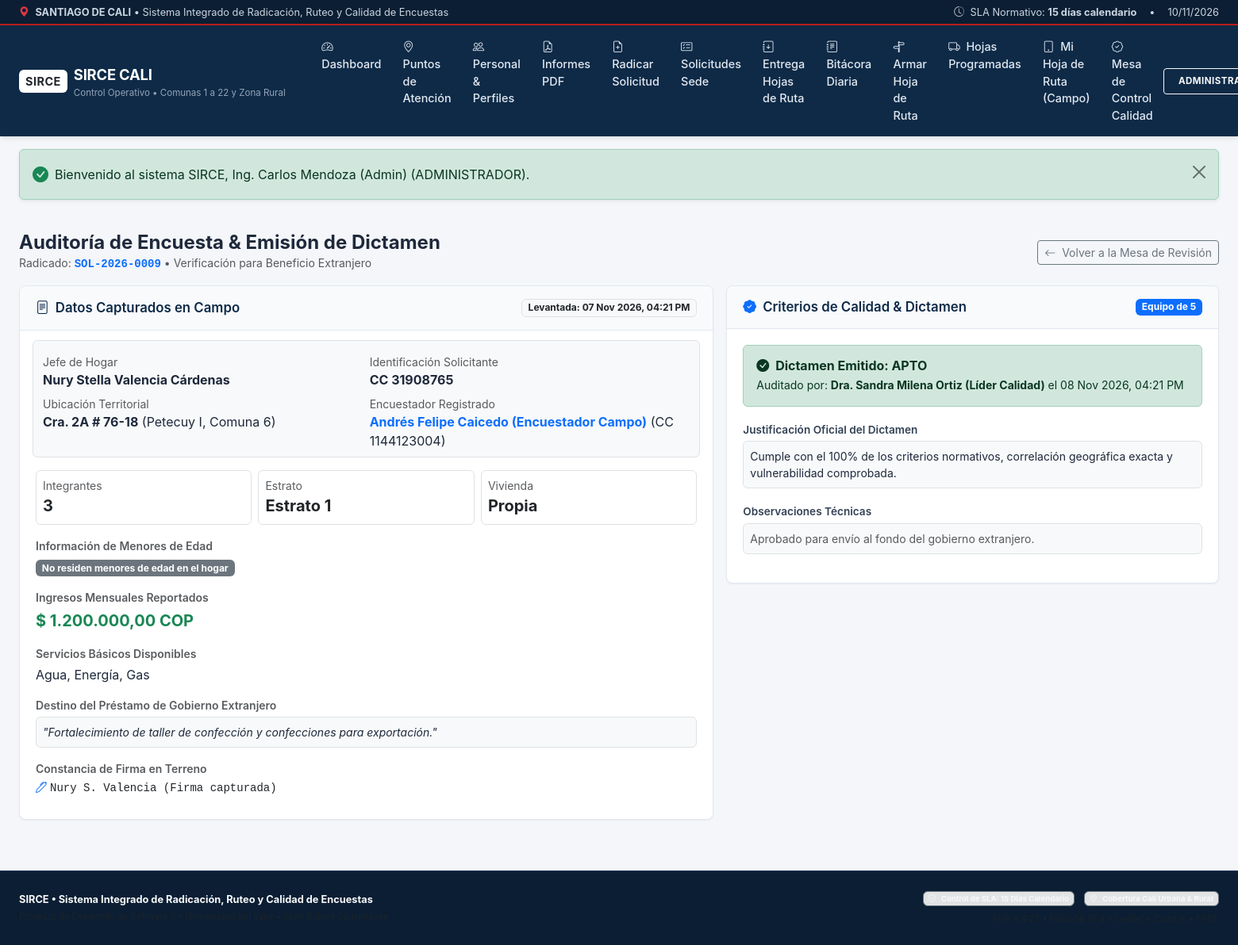
Screenshot of /modules/calidad/evaluar.php?encuesta_id=2 (signed in) with the database file from the repository.
### tables this page shows
CREATE TABLE `encuestas` (
  `id` INT AUTO_INCREMENT PRIMARY KEY,
  `solicitud_id` INT NOT NULL UNIQUE,
  `hoja_ruta_id` INT NULL,
  `encuestador_id` INT NOT NULL,
  `fecha_levantamiento` DATETIME NOT NULL DEFAULT CURRENT_TIMESTAMP,
  `jefe_hogar_nombre` VARCHAR(150) NOT NULL,
  `numero_integrantes` INT NOT NULL,
  `tiene_menores` TINYINT(1) NOT NULL DEFAULT 0,
  `menor_nombre` VARCHAR(150) NULL,
  `menor_fecha_nacimiento` DATE NULL,
  `menor_edad_calculada` INT NULL,
  `ingreso_mensual` DECIMAL(12, 2) NOT NULL,
  `tipo_vivienda` ENUM('propia', 'arrendada', 'familiar', 'posesion') NOT NULL,
  `estrato` INT NOT NULL,
  `servicios_basicos` VARCHAR(200) NOT NULL,
  `motivo_prestamo_detalle` TEXT NOT NULL,
  `latitud_visita` DECIMAL(10, 8) NULL,
  `longitud_visita` DECIMAL(11, 8) NULL,
  `firma_digital` VARCHAR(100) NULL,
  `observaciones_encuestador` TEXT NULL,
  `creado_en` TIMESTAMP DEFAULT CURRENT_TIMESTAMP,
  CONSTRAINT `fk_encuesta_solicitud` FOREIGN KEY (`solicitud_id`) REFERENCES `solicitudes` (`id`),
  CONSTRAINT `fk_encuesta_hoja` FOREIGN KEY (`hoja_ruta_id`) REFERENCES `hojas_ruta` (`id`) ON DELETE SET NULL,
  CONSTRAINT `fk_encuesta_encuestador` FOREIGN KEY (`encuestador_id`) REFERENCES `usuarios` (`id`)
);

CREATE TABLE `solicitudes` (
  `id` INT AUTO_INCREMENT PRIMARY KEY,
  `numero_radicado` VARCHAR(35) NOT NULL UNIQUE,
  `punto_atencion_id` INT NOT NULL,
  `usuario_ventanilla_id` INT NOT NULL,
  `nombres` VARCHAR(100) NOT NULL,
  `apellidos` VARCHAR(100) NOT NULL,
  `tipo_documento` VARCHAR(10) DEFAULT 'CC',
  `documento_identidad` VARCHAR(25) NOT NULL,
  `zona_tipo` ENUM('urbana', 'rural') DEFAULT 'urbana',
  `comuna` INT NULL,
  `corregimiento` VARCHAR(100) NULL,
  `barrio` VARCHAR(100) NOT NULL,
  `direccion` VARCHAR(200) NOT NULL,
  `celular` VARCHAR(20) NOT NULL,
  `telefono_secundario` VARCHAR(20) NULL,
  `correo_contacto` VARCHAR(100) NULL,
  `latitud` DECIMAL(10, 8) NOT NULL,
  `longitud` DECIMAL(11, 8) NOT NULL,
  `motivo_solicitud` VARCHAR(255) DEFAULT 'Solicitud de encuesta beneficio crediticio gobierno extranjero',
  `fecha_radicacion` DATETIME NOT NULL DEFAULT CURRENT_TIMESTAMP,
  `fecha_limite_15dias` DATE NOT NULL,
  `estado` ENUM('radicada', 'enrutada', 'en_campo', 'encuestada', 'en_revision', 'aprobada_apto', 'rechazada_no_apto', 'vencida') DEFAULT 'radicada',
  `observaciones` TEXT NULL,
  CONSTRAINT `fk_solicitud_punto` FOREIGN KEY (`punto_atencion_id`) REFERENCES `puntos_atencion` (`id`),
  CONSTRAINT `fk_solicitud_ventanilla` FOREIGN KEY (`usuario_ventanilla_id`) REFERENCES `usuarios` (`id`)
);

CREATE TABLE `usuarios` (
  `id` INT AUTO_INCREMENT PRIMARY KEY,
  `cedula` VARCHAR(30) NOT NULL UNIQUE,
  `nombre_completo` VARCHAR(120) NOT NULL,
  `username` VARCHAR(50) NOT NULL UNIQUE,
  `password_hash` VARCHAR(255) NOT NULL,
  `email` VARCHAR(120) NOT NULL,
  `telefono` VARCHAR(30) NULL,
  `rol` ENUM('administrador', 'ventanilla', 'encuestador', 'calidad', 'enrutador') NOT NULL,
  `punto_atencion_id` INT NULL,
  `antiguedad_anios` INT DEFAULT 4,
  `activo` TINYINT(1) DEFAULT 1,
  `ultimo_acceso` DATETIME NULL,
  `creado_en` TIMESTAMP DEFAULT CURRENT_TIMESTAMP,
  CONSTRAINT `fk_usuario_punto` FOREIGN KEY (`punto_atencion_id`) REFERENCES `puntos_atencion` (`id`) ON DELETE SET NULL
);

CREATE TABLE `revisiones_calidad` (
  `id` INT AUTO_INCREMENT PRIMARY KEY,
  `encuesta_id` INT NOT NULL UNIQUE,
  `usuario_calidad_id` INT NOT NULL,
  `fecha_revision` DATETIME NOT NULL DEFAULT CURRENT_TIMESTAMP,
  `consistencia_barrio_comuna` TINYINT(1) NOT NULL DEFAULT 1,
  `consistencia_edad_menor` TINYINT(1) NOT NULL DEFAULT 1,
  `formulario_completo` TINYINT(1) NOT NULL DEFAULT 1,
  `identificacion_encuestador_valida` TINYINT(1) NOT NULL DEFAULT 1,
  `resultado_oficial` ENUM('apto', 'no_apto') NOT NULL,
  `dictamen_justificacion` TEXT NOT NULL,
  `observaciones_auditoria` TEXT NULL,
  CONSTRAINT `fk_rev_encuesta` FOREIGN KEY (`encuesta_id`) REFERENCES `encuestas` (`id`),
  CONSTRAINT `fk_rev_calidad` FOREIGN KEY (`usuario_calidad_id`) REFERENCES `usuarios` (`id`)
);

### config/config.php (called while the page is built, shortened)
<?php
function url(string $path = ''): string {
    $path = ltrim($path, '/');
    return BASE_URL . ($path !== '' ? '/' . $path : '');
}
function formatearFecha(?string $fecha, bool $incluirHora = false): string {
    $timestamp = strtotime($fecha);
    $meses = ['Ene', 'Feb', 'Mar', 'Abr', 'May', 'Jun', 'Jul', 'Ago', 'Sep', 'Oct', 'Nov', 'Dic'];
    $mes = $meses[(int)date('n', $timestamp) - 1];
    if ($incluirHora) {
        return sprintf('%s %s %s, %s', date('d', $timestamp), $mes, date('Y', $timestamp), date('h:i A', $timestamp));
    }
    return sprintf('%s %s %s', date('d', $timestamp), $mes, date('Y', $timestamp));
}
function e(?string $text): string {
    return htmlspecialchars($text ?? '', ENT_QUOTES, 'UTF-8');
}

### modules/calidad/evaluar.php (the view, shortened to what this page needs)
<?php
require_once __DIR__ . '/../../config/config.php';
$pdo = getDBConnection();
$encuestaId = (int)($_GET['encuesta_id'] ?? 0);
$stmt = $pdo->prepare('
    SELECT e.*,
           s.numero_radicado, s.nombres, s.apellidos, s.tipo_documento, s.documento_identidad,
           s.direccion, s.barrio, s.comuna, s.corregimiento, s.zona_tipo, s.celular,
           s.fecha_radicacion, s.fecha_limite_15dias, s.estado AS estado_solicitud,
           u_enc.nombre_completo AS encuestador_nombre, u_enc.cedula AS encuestador_cedula,
           u_enc.telefono AS encuestador_tel,
           rc.id AS revision_id, rc.consistencia_barrio_comuna, rc.consistencia_edad_menor,
           rc.formulario_completo, rc.identificacion_encuestador_valida,
           rc.resultado_oficial, rc.dictamen_justificacion, rc.observaciones_auditoria,
           rc.fecha_revision,
           u_rev.nombre_completo AS revisor_nombre
    FROM encuestas e
    INNER JOIN solicitudes s ON e.solicitud_id = s.id
    INNER JOIN usuarios u_enc ON e.encuestador_id = u_enc.id
    LEFT JOIN revisiones_calidad rc ON e.id = rc.encuesta_id
    LEFT JOIN usuarios u_rev ON rc.usuario_calidad_id = u_rev.id
    WHERE e.id = :id
');
$stmt->execute([':id' => $encuestaId]);
$data = $stmt->fetch();
require_once __DIR__ . '/../../includes/header.php';
?>
<div class="d-flex justify-content-between align-items-center mb-3">
    <div>
        <h4 class="fw-bold mb-0 text-navy">Auditoría de Encuesta & Emisión de Dictamen</h4>
        <p class="text-muted small mb-0">Radicado: <strong class="text-primary font-monospace"><?= e($data['numero_radicado']) ?></strong> &bull; Verificación para Beneficio Extranjero</p>
    </div>
    <a href="<?= url('modules/calidad/revision.php') ?>" class="btn btn-outline-secondary btn-sm">
        <i class="bi bi-arrow-left me-1"></i> Volver a la Mesa de Revisión
    </a>
</div>
<div class="row g-3">
    <div class="col-lg-7">
        <div class="app-card mb-3">
            <div class="app-card-header">
                <h5 class="app-card-title"><i class="bi bi-file-text me-2"></i>Datos Capturados en Campo</h5>
                <span class="badge bg-light text-dark border small">Levantada: <?= formatearFecha($data['fecha_levantamiento'], true) ?></span>
            </div>
            <div class="app-card-body">
                <div class="row g-2 mb-3 bg-light p-2 rounded border">
                    <div class="col-sm-6">
                        <small class="text-muted d-block">Jefe de Hogar</small>
                        <strong><?= e($data['jefe_hogar_nombre']) ?></strong>
                    </div>
                    <div class="col-sm-6">
                        <small class="text-muted d-block">Identificación Solicitante</small>
                        <strong><?= e($data['tipo_documento']) ?> <?= e($data['documento_identidad']) ?></strong>
                    </div>
                    <div class="col-sm-6 mt-2">
                        <small class="text-muted d-block">Ubicación Territorial</small>
                        <strong><?= e($data['direccion']) ?></strong> (<?= e($data['barrio']) ?>, Comuna <?= e((string)$data['comuna']) ?>)
                    </div>
                    <div class="col-sm-6 mt-2">
                        <small class="text-muted d-block">Encuestador Registrado</small>
                        <strong class="text-primary"><?= e($data['encuestador_nombre']) ?></strong> (CC <?= e($data['encuestador_cedula']) ?>)
                    </div>
                </div>
                <div class="row g-2 mb-3">
                    <div class="col-sm-4">
                        <div class="border p-2 rounded">
                            <small class="text-muted d-block">Integrantes</small>
                            <span class="fs-5 fw-bold text-dark"><?= (int)$data['numero_integrantes'] ?></span>
                        </div>
                    </div>
                    <div class="col-sm-4">
                        <div class="border p-2 rounded">
                            <small class="text-muted d-block">Estrato</small>
                            <span class="fs-5 fw-bold text-dark">Estrato <?= (int)$data['estrato'] ?></span>
                        </div>
                    </div>
                    <div class="col-sm-4">
                        <div class="border p-2 rounded">
                            <small class="text-muted d-block">Vivienda</small>
                            <span class="fs-5 fw-bold text-dark text-capitalize"><?= e($data['tipo_vivienda']) ?></span>
                        </div>
                    </div>
                </div>
                <div class="mb-3">
                    <small class="text-muted d-block fw-semibold mb-1">Información de Menores de Edad</small>
                    <?php if ($data['tiene_menores']): ?>
                        <div class="alert alert-light border small py-2">
                            <strong>Menor:</strong> <?= e($data['menor_nombre']) ?><br>
                            <strong>Fecha Nacimiento:</strong> <?= formatearFecha($data['menor_fecha_nacimiento']) ?><br>
                            <strong>Edad Calculada:</strong> <span class="badge bg-primary"><?= (int)$data['menor_edad_calculada'] ?> años</span>
                        </div>
                    <?php else: ?>
                        <span class="badge bg-secondary">No residen menores de edad en el hogar</span>
                    <?php endif; ?>
                </div>
                <div class="mb-3">
                    <small class="text-muted d-block fw-semibold mb-1">Ingresos Mensuales Reportados</small>
                    <strong class="fs-5 text-success">$ <?= number_format((float)$data['ingreso_mensual'], 2, ',', '.') ?> COP</strong>
                </div>
                <div class="mb-3">
                    <small class="text-muted d-block fw-semibold mb-1">Servicios Básicos Disponibles</small>
                    <div><?= e($data['servicios_basicos']) ?></div>
                </div>
                <div class="mb-3">
                    <small class="text-muted d-block fw-semibold mb-1">Destino del Préstamo de Gobierno Extranjero</small>
                    <div class="bg-light p-2 rounded border small fst-italic">
                        "<?= e($data['motivo_prestamo_detalle']) ?>"
                    </div>
                </div>
                <div class="mb-2">
                    <small class="text-muted d-block fw-semibold mb-1">Constancia de Firma en Terreno</small>
                    <div class="small text-dark font-monospace"><i class="bi bi-pen me-1 text-primary"></i><?= e($data['firma_digital']) ?></div>
                </div>
            </div>
        </div>
    </div>
    <div class="col-lg-5">
        <div class="app-card">
            <div class="app-card-header">
                <h5 class="app-card-title"><i class="bi bi-patch-check-fill text-primary me-2"></i>Criterios de Calidad & Dictamen</h5>
                <span class="badge bg-primary">Equipo de 5</span>
            </div>
            <div class="app-card-body">
                <?php if ($data['revision_id']): ?>
                    <div class="alert <?= $data['resultado_oficial'] === 'apto' ? 'alert-success' : 'alert-danger' ?> mb-3">
                        <h6 class="fw-bold mb-1">
                            <i class="bi <?= $data['resultado_oficial'] === 'apto' ? 'bi-check-circle-fill' : 'bi-x-circle-fill' ?> me-1"></i>
                            Dictamen Emitido: <?= strtoupper($data['resultado_oficial']) ?>
                        </h6>
                        <div class="small">
                            Auditado por: <strong><?= e($data['revisor_nombre']) ?></strong> el <?= formatearFecha($data['fecha_revision'], true) ?>
                        </div>
                    </div>
                    <div class="mb-3">
                        <label class="form-label small fw-semibold">Justificación Oficial del Dictamen</label>
                        <div class="bg-light p-2 rounded border small">
                            <?= nl2br(e($data['dictamen_justificacion'])) ?>
                        </div>
                    </div>
                    <div class="mb-3">
                        <label class="form-label small fw-semibold">Observaciones Técnicas</label>
                        <div class="bg-light p-2 rounded border small text-muted">
                            <?= nl2br(e($data['observaciones_auditoria'] ?? 'Sin observaciones adicionales.')) ?>
                        </div>
                    </div>
                <?php endif; ?>
            </div>
        </div>
    </div>
</div>
<?php require_once __DIR__ . '/../../includes/footer.php'; ?>

### assets/css/styles.css (style rules this page uses)
:root { --brand-navy: #0e2a47; --brand-navy-dark: #091a2c; --brand-navy-light: #163e68; --brand-accent: #0284c7; --brand-accent-hover: #0369a1; --cali-red: #c53030; --cali-green: #15803d; --cali-yellow: #b45309; --bg-body: #f4f6f9; --bg-surface: #ffffff; --bg-subtle: #f8fafc; --border-color: #cbd5e1; --border-light: #e2e8f0; --text-primary: #1e293b; --text-secondary: #475569; --text-muted: #64748b; --shadow-sm: 0 1px 2px 0 rgba(0, 0, 0, 0.05); --shadow-md: 0 4px 6px -1px rgba(0, 0, 0, 0.08), 0 2px 4px -2px rgba(0, 0, 0, 0.04); --shadow-lg: 0 10px 15px -3px rgba(0, 0, 0, 0.08), 0 4px 6px -4px rgba(0, 0, 0, 0.03); }
body { font-family: -apple-system, BlinkMacSystemFont, "Segoe UI", Roboto, "Helvetica Neue", Arial, sans-serif; color: var(--text-primary); background-color: var(--bg-body); margin: 0; padding: 0; line-height: 1.5; min-height: 100vh; display: flex; flex-direction: column; }
.app-card { background: var(--bg-surface); border: 1px solid var(--border-light); border-radius: 8px; box-shadow: var(--shadow-sm); margin-bottom: 1.5rem; overflow: hidden; }
.app-card-header { background: #f8fafc; border-bottom: 1px solid var(--border-light); padding: 1rem 1.25rem; display: flex; align-items: center; justify-content: space-between; }
.app-card-title { font-size: 1.05rem; font-weight: 600; color: var(--brand-navy); margin: 0; }
.app-card-body { padding: 1.25rem; }
.form-label { font-size: 0.85rem; font-weight: 600; color: #334155; margin-bottom: 0.25rem; }

### rows the page displays
encuestas: solicitud.numero_radicado "SOL-2026-0009", fecha_levantamiento "07 Nov 2026, 04:21 PM", jefe_hogar_nombre "Nury Stella Valencia Cárdenas", solicitud.tipo_documento "CC", solicitud.documento_identidad "31908765", solicitud.direccion "Cra. 2A # 76-18", solicitud.barrio "Petecuy I", solicitud.comuna "6", encuestador.nombre_completo "Andrés Felipe Caicedo (Encuestador Campo)", encuestador.cedula "1144123004", numero_integrantes "3", estrato "1", tipo_vivienda "Propia", ingreso_mensual "1.200.000,00", servicios_basicos "Agua, Energía, Gas", motivo_prestamo_detalle "Fortalecimiento de taller de confección y confecciones para exportación.", firma_digital "Nury S. Valencia (Firma capturada)", revisiones_calidad.resultado_oficial "APTO", usuarios.nombre_completo "Dra. Sandra Milena Ortiz (Líder Calidad)", revisiones_calidad.fecha_revision "08 Nov 2026, 04:21 PM", revisiones_calidad.dictamen_justificacion "Cumple con el 100% de los criterios normativos, correlación geográfica exacta y vulnerabilidad comprobada.", revisiones_calidad.observaciones_auditoria "Aprobado para envío al fondo del gobierno extranjero."

### other values shown
$flash['message'] "Bienvenido al sistema SIRCE, Ing. Carlos Mendoza (Admin) (ADMINISTRADOR)."
